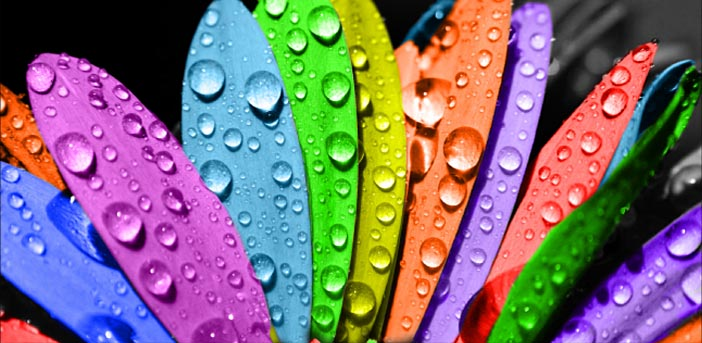
#> input picture db/flower.jpg, 702 x 343 px
$ python lesson3.1.py
#> lines starting #> are read from the running program, lines starting #| are printed output that depends on the picture
import  cv2
color_image=cv2.imread("db/flower.jpg")
#> color_image is the input picture: shape (343, 702, 3); mean B, G, R 115.9, 109.8, 126
# BGR хранит
print(color_image.shape)
#| (343, 702, 3)
cv2.imshow('Color all',color_image)
cv2.imshow('Color blue',color_image[:,:,0])
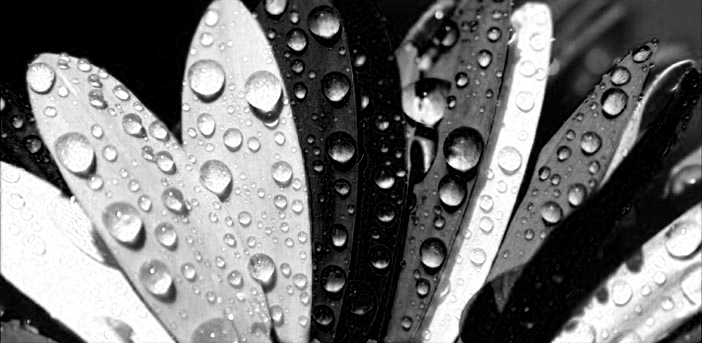
#> window 'Color blue': shape (343, 702); min 0, max 255, mean 115.9
cv2.imshow('Color green',color_image[:,:,1])
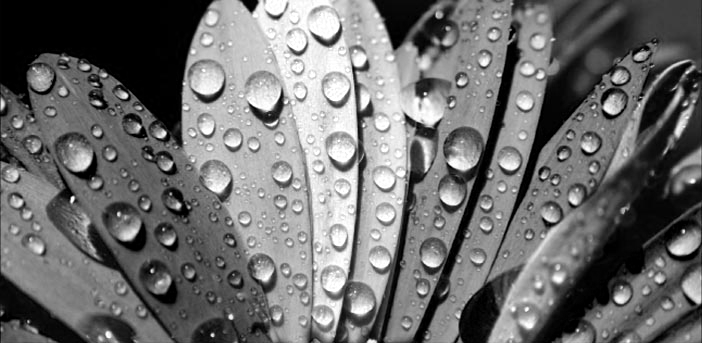
#> window 'Color green': shape (343, 702); min 0, max 255, mean 109.8
cv2.imshow('Color red',color_image[:,:,2])
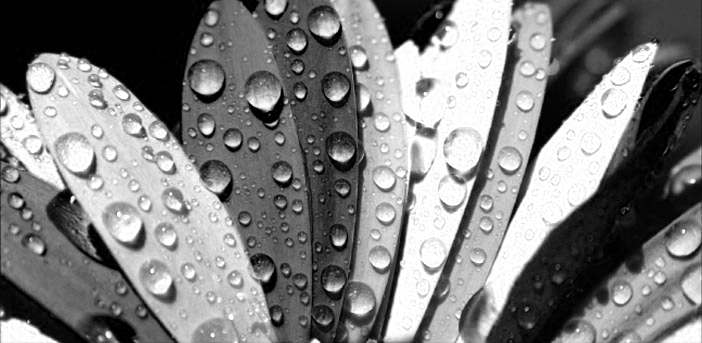
#> window 'Color red': shape (343, 702); min 0, max 255, mean 126
cv2.waitKey(0)
#мы можем изменить цветовое постранство и попробовать отобразить изображение в RGB
color_image_rgb=cv2.cvtColor(color_image,cv2.COLOR_BGR2RGB)
cv2.imshow('Color RGB',color_image_rgb)
cv2.imshow('Color BGR',color_image)
cv2.waitKey(0)
color_spaces=('RGB','GRAY','HSV','LAB','XYZ','YUV')#все доступные
color_images={color:cv2.cvtColor(color_image,getattr(cv2,'COLOR_BGR2'+color))
              for color in color_spaces}
#> color_images = 6 items
color_images={}
for color in color_spaces:
    color_images[color]=cv2.cvtColor(color_image,getattr(cv2,'COLOR_BGR2'+color))
for color in color_images:
    cv2.imshow(color,color_images[color])
    cv2.waitKey(0)
#> this loop made 6 passes
#> color on passes 1 to 6: 'RGB', 'GRAY', 'HSV', 'LAB', 'XYZ', 'YUV'
#> pass 2, `cv2.imshow(color,color_images[color])`:
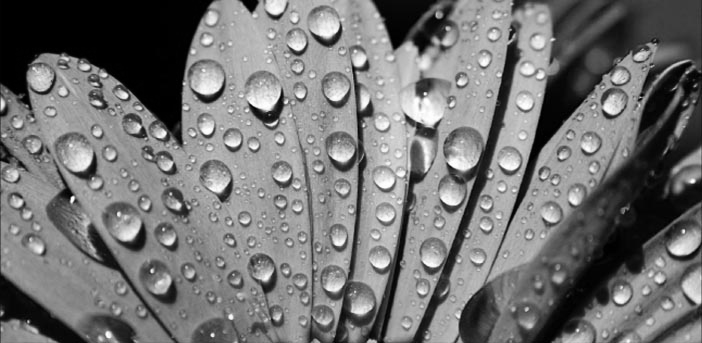
#> window 'GRAY': shape (343, 702); min 0, max 255, mean 115.3

$ run again, with db/cat.jpg copied over db/flower.jpg
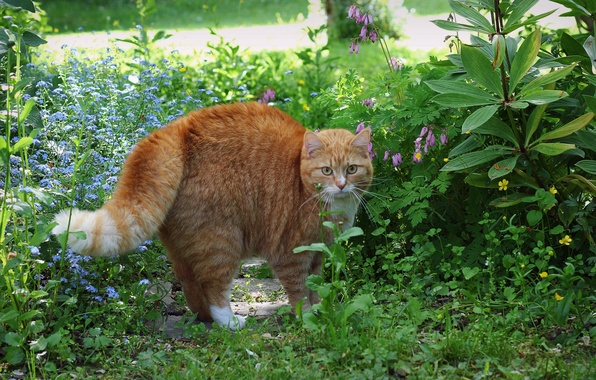
#> input picture db/cat.jpg, 596 x 380 px
#> color_image is the input picture: shape (380, 596, 3); mean B, G, R 69.2, 112.2, 89.9
#| (380, 596, 3)
#> `cv2.imshow('Color green',color_image[:,:,1])`:
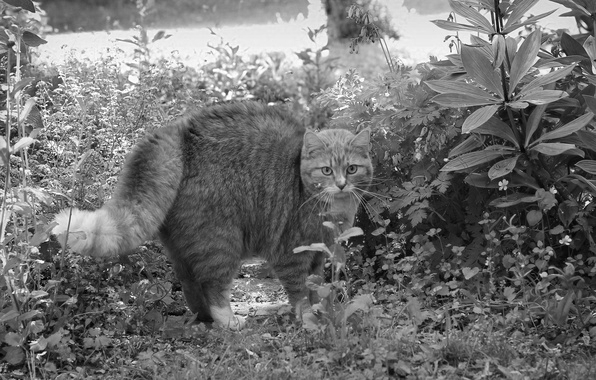
#> window 'Color green': shape (380, 596); min 0, max 255, mean 112.2
#> `cv2.imshow('Color red',color_image[:,:,2])`:
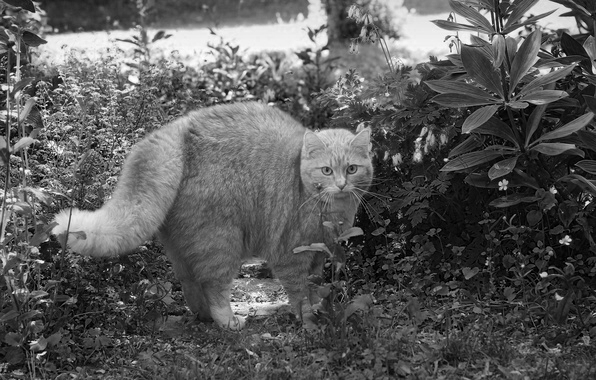
#> window 'Color red': shape (380, 596); min 0, max 255, mean 89.9
#> color_images = 6 items
#> the loop `for color in color_images:` made 6 passes
#> color on passes 1 to 6: 'RGB', 'GRAY', 'HSV', 'LAB', 'XYZ', 'YUV'
